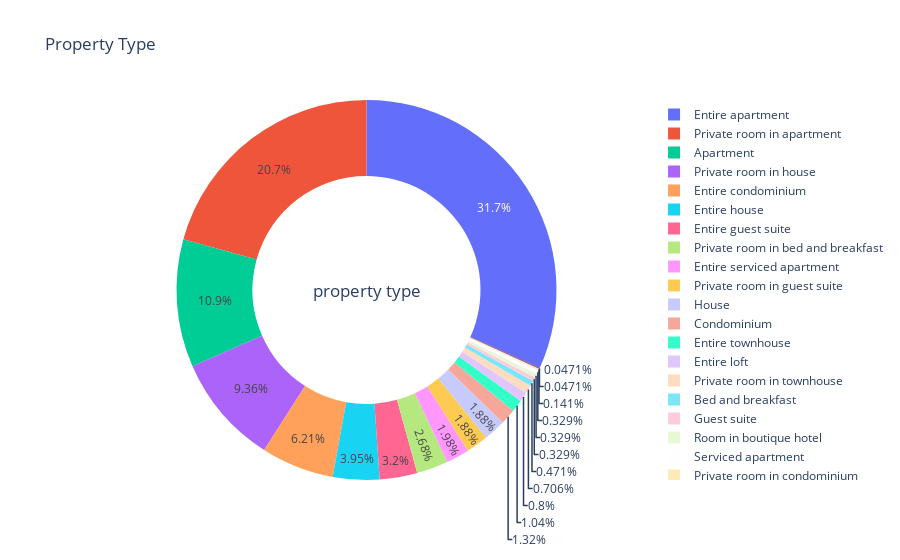

Notebook code cell kept with this figure:
### Code cell
#Analyzing Categorical Variables
from plotly.offline  import download_plotlyjs,init_notebook_mode,plot, iplot
from plotly.offline import init_notebook_mode, iplot
init_notebook_mode(connected=True)
temp = listings.property_type.value_counts()
fig = {
  "data": [
    {
      "values": temp.values,
      "labels": temp.index,
      "domain": {"x": [0, 1]},
      "hole": .6,
      "type": "pie"
    },
    
    ],
  "layout": {
        "title":"Property Type",
        "annotations": [
            {
                "font": {
                    "size": 17
                },
                "showarrow": False,
                "text": "property type",
                "x": 0.5,
                "y": 0.5
            }
            
        ]
    }
}
iplot(fig, filename='donut')

### Figure 1 — Plotly figure (JSON) as saved in the notebook; plotly's stock layout.template omitted (floating-point values rounded to 4 significant figures)
{"data": [{"domain": {"x": [0, 1]}, "hole": 0.6, "labels": ["Entire apartment", "Private room in apartment", "Apartment", "Private room in house", "Entire condominium", "Entire house", "Entire guest suite", "Private room in bed and breakfast", "Entire serviced apartment", "Private room in guest suite", "House", "Condominium", "Entire townhouse", "Entire loft", "Private room in townhouse", "Bed and breakfast", "Guest suite", "Room in boutique hotel", "Serviced apartment", "Private room in condominium", "Barn", "Townhouse"], "type": "pie", "values": [674, 440, 231, 199, 132, 84, 68, 57, 42, 40, 40, 28, 22, 17, 15, 10, 7, 7, 7, 3, 1, 1]}], "layout": {"annotations": [{"font": {"size": 17}, "showarrow": false, "text": "property type", "x": 0.5, "y": 0.5}], "title": {"text": "Property Type"}}}
